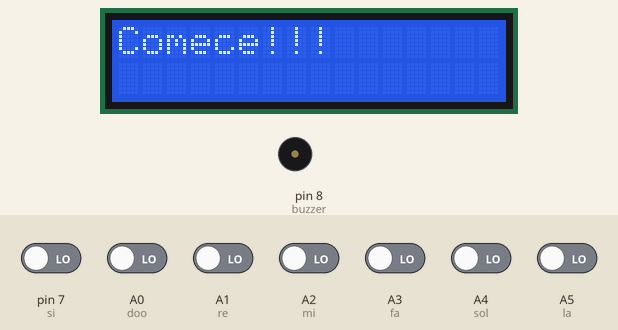
A sketch run on a simulated Arduino Uno, built with avr-gcc and run on an emulated ATmega328P. Parts: 16×2 character LCD, buzzer (waves = sounding). The inputs (shaded band) are chosen by the test bench; at power-on: A0 (doo), A1 (re), A2 (mi), A3 (fa), A4 (sol), A5 (la), pin 7 (si) LOW. What the sketch prints to the serial monitor is not drawn.

Above: at 2.9 s.
3.0 s: A0 (doo) driven HIGH
At 3.8 s:
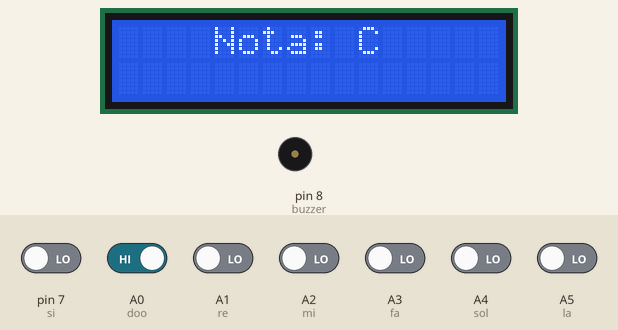
5.5 s: pin 7 (si) driven HIGH
At 6.55 s:
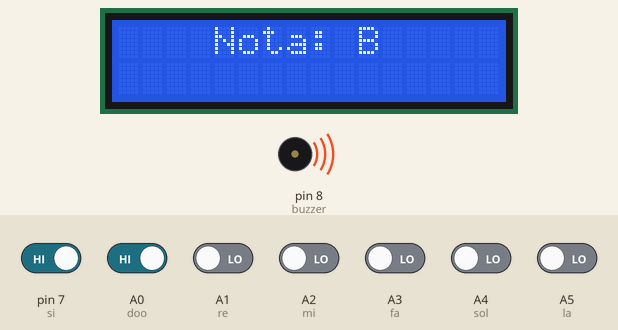
8.5 s: A1 (re) driven HIGH
11.5 s: A2 (mi) driven HIGH
14.5 s: A3 (fa) driven HIGH
At 15.66 s:
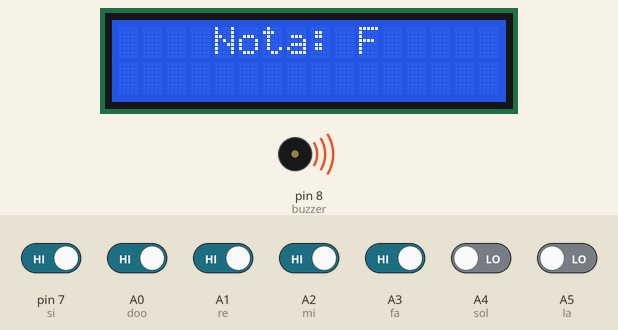
17.5 s: A4 (sol) driven HIGH
At 20.01 s:
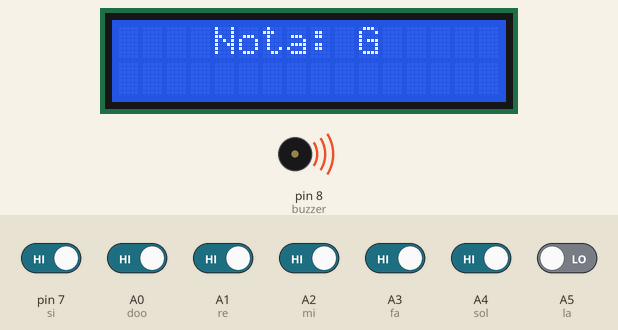
Timing chart, 0 to 21.5 s (numbered marks = the images above; inputs shaded):
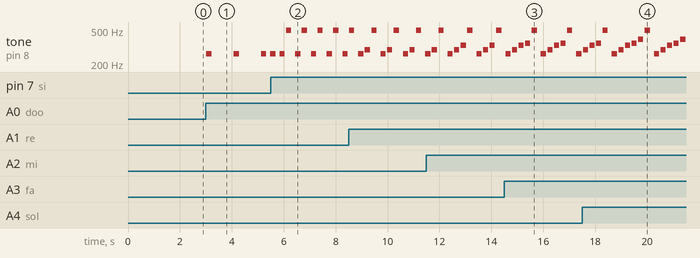

The sketch:

projeto1.ino
```cpp
#include <LiquidCrystal.h>

//Entradas LCD
LiquidCrystal lcd(12, 11, 5, 4, 3, 2);


//Entradas de botões
int doo = A0; //0
int re = A1; //1
int mi = A2; //2
int fa = A3; //3
int sol = A4; //4
int la = A5; //5
int si = 7; //6

//Entrada Som
int buzzer = 8;

//Entrada Leds
int led_verde = 9;
int led_vermelho = 10;

int i=0;
int j = 0;
int nota = 9;

//Brilha Brilha Estrelinha

int music[] = {0,0,4,4,5,5,4,4,3,3,2,2,1,1,0,0};//15


//Define Output e Input
void setup() {
  pinMode(doo, INPUT);
  pinMode(re, INPUT);
  pinMode(mi, INPUT);
  pinMode(fa, INPUT);
  pinMode(sol, INPUT);
  pinMode(la, INPUT);
  pinMode(si, INPUT);
  pinMode(2, OUTPUT);
  pinMode(3, OUTPUT);
  pinMode(4, OUTPUT);
  pinMode(5, OUTPUT);
  pinMode(11, OUTPUT);
  pinMode(12, OUTPUT);
  pinMode(buzzer, OUTPUT);
  Serial.begin(9600);

  //Mensagem de Início
  lcd.begin(16, 2);
  lcd.print("Piano Digital");
  for(int i = 0; i < 16; i++){
    delay(100);
    lcd.scrollDisplayRight();
  }
  delay(50);
  lcd.clear();
  lcd.print("Comece!!!");
}

void loop() {
  	//Inicialização dos botões para o código
	int buttonStatedo = 0;
    int buttonStatere = 0;
    int buttonStatemi = 0;
    int buttonStatefa = 0;
    int buttonStatesol = 0;
    int buttonStatela = 0;
    int buttonStatesi = 0;

    buttonStatedo = digitalRead(doo);
    buttonStatere = digitalRead(re);
    buttonStatemi = digitalRead(mi);
    buttonStatefa = digitalRead(fa);
    buttonStatesol = digitalRead(sol);
    buttonStatela = digitalRead(la);
    buttonStatesi = digitalRead(si);


  	//Condições das teclas
      if (buttonStatedo == HIGH) {
        tone(buzzer, 262); //Dó
        delay(100);
        noTone(buzzer);
        tone(buzzer, 262); //Dó
        delay(100);
        noTone(buzzer);
        nota = 0;
        Serial.println(nota);
        lcd.clear();
        lcd.setCursor(4, 0);
        lcd.print("Nota:");
        lcd.setCursor(10, 0);
        lcd.print("C");
        delay(50);
        buttonStatedo = LOW;
      }

      if (buttonStatere == HIGH) {
        tone(buzzer, 294); //Ré
        delay(100);
        noTone(buzzer);
        tone(buzzer, 294); //Ré
        delay(100);
        noTone(buzzer);
        nota = 1;
        digitalWrite(0, HIGH);
        digitalWrite(0, LOW);
        Serial.println(nota);
        lcd.clear();
        lcd.setCursor(4, 0);
        lcd.print("Nota:");
        lcd.setCursor(10, 0);
        lcd.print("D");
        delay(50);
        buttonStatere  = LOW;
      }

      if (buttonStatemi == HIGH) {
        tone(buzzer, 330); //mi
        delay(100);
        noTone(buzzer);
        tone(buzzer, 330); //mi
        delay(100);
        noTone(buzzer);
        nota = 2;
        Serial.println(nota);
        lcd.clear();
        lcd.setCursor(4, 0);
        lcd.print("Nota:");
        lcd.setCursor(10, 0);
        lcd.print("E");
        delay(50);
        buttonStatemi = LOW;
      }
      if (buttonStatefa == HIGH) {
        tone(buzzer, 349); //fá
        delay(100);
        noTone(buzzer);
        tone(buzzer, 349); //fá
        delay(100);
        noTone(buzzer);
        nota = 3;
        Serial.println(nota);
        lcd.clear();
        lcd.setCursor(4, 0);
        lcd.print("Nota:");
        lcd.setCursor(10, 0);
        lcd.print("F");
        delay(50);
        buttonStatefa = LOW;
      }

      if (buttonStatesol == HIGH) {
        tone(buzzer, 392); //sol
        delay(100);
        noTone(buzzer);
        tone(buzzer, 392); //sol
        delay(100);
        noTone(buzzer);
        nota = 4;
        Serial.println(nota);
        lcd.clear();
        lcd.setCursor(4, 0);
        lcd.print("Nota:");
        lcd.setCursor(10, 0);
        lcd.print("G");
        delay(50);
        buttonStatesol = LOW;
      }

      if (buttonStatela == HIGH) {
        tone(buzzer, 440); //la
        delay(100);
        noTone(buzzer);
        tone(buzzer, 440); //la
        delay(100);
        noTone(buzzer);
        nota = 5;
        Serial.println(nota);
        lcd.clear();
        lcd.setCursor(4, 0);
        lcd.print("Nota:");
        lcd.setCursor(10, 0);
        lcd.print("A");
        delay(50);
        buttonStatela = LOW;
      }

      if (buttonStatesi == HIGH) {
        tone(buzzer, 494); //si
        delay(100);
        noTone(buzzer);
        tone(buzzer, 494); //si
        delay(100);
        noTone(buzzer);
        nota = 6;
        Serial.println(nota);
        lcd.clear();
        lcd.setCursor(4, 0);
        lcd.print("Nota:");
        lcd.setCursor(10, 0);
        lcd.print("B");
        delay(50);
        buttonStatesi = LOW;
      }

  	  //Condição de acerto
      if(music[j]==nota){
        digitalWrite(led_vermelho,LOW);
        digitalWrite(led_verde,HIGH);
        delay(300);
        digitalWrite(led_verde,LOW);
        delay(400);
        lcd.clear();
        lcd.setCursor(2, 0);
        lcd.print("Proxima Nota");
        j++;
      }
  	  //Condição de Erro!!!
      else{
        digitalWrite(led_verde,LOW);
        digitalWrite(led_vermelho,HIGH);
      }
  	  //Condição de Final
  	  if(j>15){
  		lcd.clear();
        lcd.setCursor(4, 0);
        lcd.print("Parabens!!!");
        digitalWrite(led_verde,HIGH);
        digitalWrite(led_vermelho,LOW);
        delay(5000);
        j=0;
 	  }

  delay(100);
}
 
```

Measured:
- after the input at 3.0 s, tone on pin 8 (buzzer): silent → 262 Hz at once, then repeats every 1.1 s: silent 0.86 s, 262 Hz 0.20 s; the display: changes after 0.22 s (image 1)
- after the input at 5.5 s, the display: changes after 0.80 s (image 2)
- after the input at 14.5 s, the display: first differs from a run without the input after 1.0 s (image 3)
- after the input at 17.5 s, the display: first differs from a run without the input after 2.4 s (image 4)
- what the display in image 1 shows lasts 0.8 s, from 3.2 s to 4.0 s
